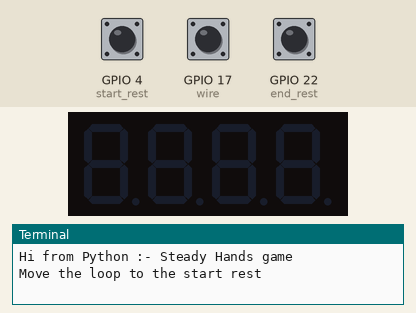
This program was run on a simulated Raspberry Pi (BCM pin numbers). Shown: 4-digit seven-segment display, the last lines printed to the terminal. The inputs (shaded band) are chosen by the test bench; at power-on: GPIO 4 (start_rest) HIGH, GPIO 17 (wire) HIGH, GPIO 22 (end_rest) HIGH.

Above: at 1.2 s.
1.3 s: GPIO 4 (start_rest) pulled LOW for 1 s
At 3.4 s:
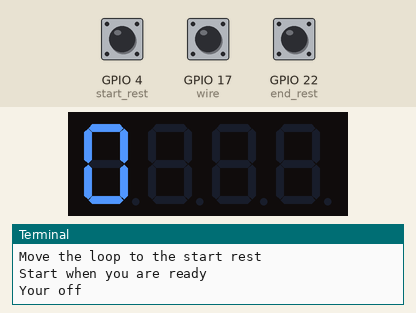
3.8 s: GPIO 17 (wire) pulled LOW for 1 s
At 5.3 s:
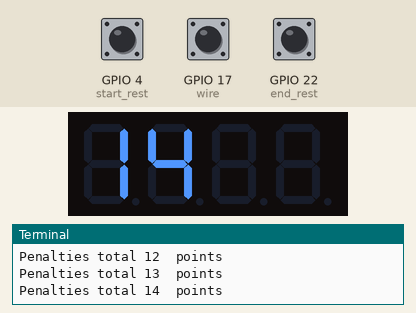
Timing chart, 0 to 6.8 s (numbered marks = the images above; inputs shaded):
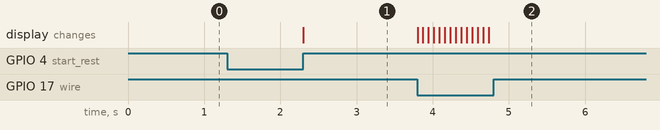

Measured:
- after the input at 1.3 s, the display: changes after 1.0 s (image 1)
- after the input at 3.8 s, the display: first changes at once (image 2 shows a later state)

The program:

RpiSteadyHands.py
```python
# python3
# Steady hands game
import RPi.GPIO as GPIO
import time
from Adafruit_LED_Backpack import SevenSegment


# set up and start the display.
display = SevenSegment.SevenSegment()
display.begin()


# use BCM GPIO numbering - use anything else and you are an idiot!
GPIO.setmode(GPIO.BCM)
# set up GPIO input pins
# (pull_up_down be PUD_OFF, PUD_UP or PUD_DOWN, default PUD_OFF)
GPIO.setup(4, GPIO.IN, pull_up_down=GPIO.PUD_UP)
# GPIO 0 & 1 have hardware pull ups fitted in the Pi so don't enable them
# 0 & 1 will be used for seven segment display. So, turn hardware pull ups on.
GPIO.setup(17, GPIO.IN, pull_up_down=GPIO.PUD_UP)
GPIO.setup(22, GPIO.IN, pull_up_down=GPIO.PUD_UP)
print("Hi from Python :- Steady Hands game")
delay = range(0, 5000)
dum = 0
start_rest = 4
end_rest = 22
wire = 17
while True:
# wait until the wand is at the start
	print("Move the loop to the start rest")
	while GPIO.input(start_rest) != 0:
		time.sleep(0.8)

# now we are at the start of the bendy wire
	print("Start when you are ready")
# wait until the loop is lifted off the wire
	while GPIO.input(start_rest) == 0:
		time.sleep(0.1)
	print("Your off")
# time the run to the other rest
	penalty = 0
	display.clear()
	display.print_float(penalty, decimal_digits=0, justify_right=False)
	display.write_display()
	run_time = time.clock()
	while GPIO.input(end_rest) != 0:
		if GPIO.input(wire) == 0:
			penalty = penalty + 1
			print("Penalties total", penalty, " points")
			display.clear()
			display.print_float(penalty, decimal_digits=0, justify_right=False)
			display.write_display()
			time.sleep(0.07)
                score = time.clock() - run_time + (penalty * 0.07)
	print("The run time was", score, "seconds with", penalty, "Penalty points")
# finished a run so start again
```
